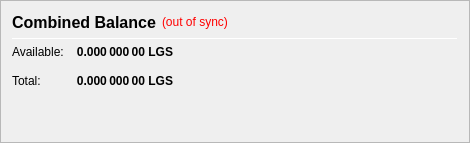
                   <widget class="QFrame" name="frame_CombinedBalances">
                    <property name="minimumSize">
                     <size>
                      <width>470</width>
                      <height>0</height>
                     </size>
                    </property>
                    <property name="frameShape">
                     <enum>QFrame::StyledPanel</enum>
                    </property>
                    <property name="frameShadow">
                     <enum>QFrame::Raised</enum>
                    </property>
                    <layout class="QVBoxLayout" name="verticalLayout_5">
                     <item>
                      <layout class="QHBoxLayout" name="horizontalLayout_5" stretch="0,0,0">
                       <item>
                        <widget class="QLabel" name="label_5z">
                         <property name="minimumSize">
                          <size>
                           <width>0</width>
                           <height>20</height>
                          </size>
                         </property>
                         <property name="font">
                          <font>
                           <pointsize>12</pointsize>
                           <weight>75</weight>
                           <bold>true</bold>
                          </font>
                         </property>
                         <property name="toolTip">
                          <string>Combined Balance (including unconfirmed and immature coins)</string>
                         </property>
                         <property name="text">
                          <string>Combined Balance</string>
                         </property>
                        </widget>
                       </item>
                       <item>
                        <widget class="QLabel" name="labelWalletStatus">
                         <property name="cursor">
                          <cursorShape>WhatsThisCursor</cursorShape>
                         </property>
                         <property name="toolTip">
                          <string>The displayed information may be out of date. Your wallet automatically synchronizes with the LogisCoin network after a connection is established, but this process has not completed yet.</string>
                         </property>
                         <property name="styleSheet">
                          <string notr="true">QLabel { color: red; }</string>
                         </property>
                         <property name="text">
                          <string notr="true">(out of sync)</string>
                         </property>
                         <property name="alignment">
                          <set>Qt::AlignLeading|Qt::AlignLeft|Qt::AlignVCenter</set>
                         </property>
                        </widget>
                       </item>
                       <item>
                        <spacer name="horizontalSpacer_1">
                         <property name="orientation">
                          <enum>Qt::Horizontal</enum>
                         </property>
                         <property name="sizeHint" stdset="0">
                          <size>
                           <width>40</width>
                           <height>20</height>
                          </size>
                         </property>
                        </spacer>
                       </item>
                      </layout>
                     </item>
                     <item>
                      <widget class="Line" name="line_CombinedBalance">
                       <property name="minimumSize">
                        <size>
                         <width>0</width>
                         <height>1</height>
                        </size>
                       </property>
                       <property name="maximumSize">
                        <size>
                         <width>16777215</width>
                         <height>1</height>
                        </size>
                       </property>
                       <property name="orientation">
                        <enum>Qt::Horizontal</enum>
                       </property>
                      </widget>
                     </item>
                     <item>
                      <layout class="QGridLayout" name="gridLayout_3">
                       <property name="spacing">
                        <number>12</number>
                       </property>
                       <item row="1" column="0">
                        <widget class="QLabel" name="labelBalanceTextz">
                         <property name="text">
                          <string>Available:</string>
                         </property>
                        </widget>
                       </item>
                       <item row="1" column="1">
                        <widget class="QLabel" name="labelBalancez">
                         <property name="font">
                          <font>
                           <weight>75</weight>
                           <bold>true</bold>
                          </font>
                         </property>
                         <property name="cursor">
                          <cursorShape>IBeamCursor</cursorShape>
                         </property>
                         <property name="toolTip">
                          <string>Your current spendable balance</string>
                         </property>
                         <property name="text">
                          <string notr="true">0.000 000 00 LGS</string>
                         </property>
                         <property name="alignment">
                          <set>Qt::AlignRight|Qt::AlignTrailing|Qt::AlignVCenter</set>
                         </property>
                         <property name="textInteractionFlags">
                          <set>Qt::LinksAccessibleByMouse|Qt::TextSelectableByKeyboard|Qt::TextSelectableByMouse</set>
                         </property>
                        </widget>
                       </item>
                       <item row="2" column="0">
                        <widget class="QLabel" name="labelTotalTextz">
                         <property name="text">
                          <string>Total:</string>
                         </property>
                        </widget>
                       </item>
                       <item row="2" column="1">
                        <widget class="QLabel" name="labelTotalz">
                         <property name="font">
                          <font>
                           <weight>75</weight>
                           <bold>true</bold>
                          </font>
                         </property>
                         <property name="cursor">
                          <cursorShape>IBeamCursor</cursorShape>
                         </property>
                         <property name="toolTip">
                          <string>Total Balance, including all unavailable coins.</string>
                         </property>
                         <property name="text">
                          <string notr="true">0.000 000 00 LGS</string>
                         </property>
                         <property name="alignment">
                          <set>Qt::AlignRight|Qt::AlignTrailing|Qt::AlignVCenter</set>
                         </property>
                         <property name="textInteractionFlags">
                          <set>Qt::LinksAccessibleByMouse|Qt::TextSelectableByKeyboard|Qt::TextSelectableByMouse</set>
                         </property>
                        </widget>
                       </item>
                       <item row="2" column="3">
                        <spacer name="horizontalSpacer_2">
                         <property name="orientation">
                          <enum>Qt::Horizontal</enum>
                         </property>
                         <property name="sizeHint" stdset="0">
                          <size>
                           <width>40</width>
                           <height>20</height>
                          </size>
                         </property>
                        </spacer>
                       </item>
                      </layout>
                     </item>
                     <item>
                      <spacer name="verticalSpacer_1">
                       <property name="orientation">
                        <enum>Qt::Vertical</enum>
                       </property>
                       <property name="sizeHint" stdset="0">
                        <size>
                         <width>20</width>
                         <height>40</height>
                        </size>
                       </property>
                      </spacer>
                     </item>
                    </layout>
                   </widget>
